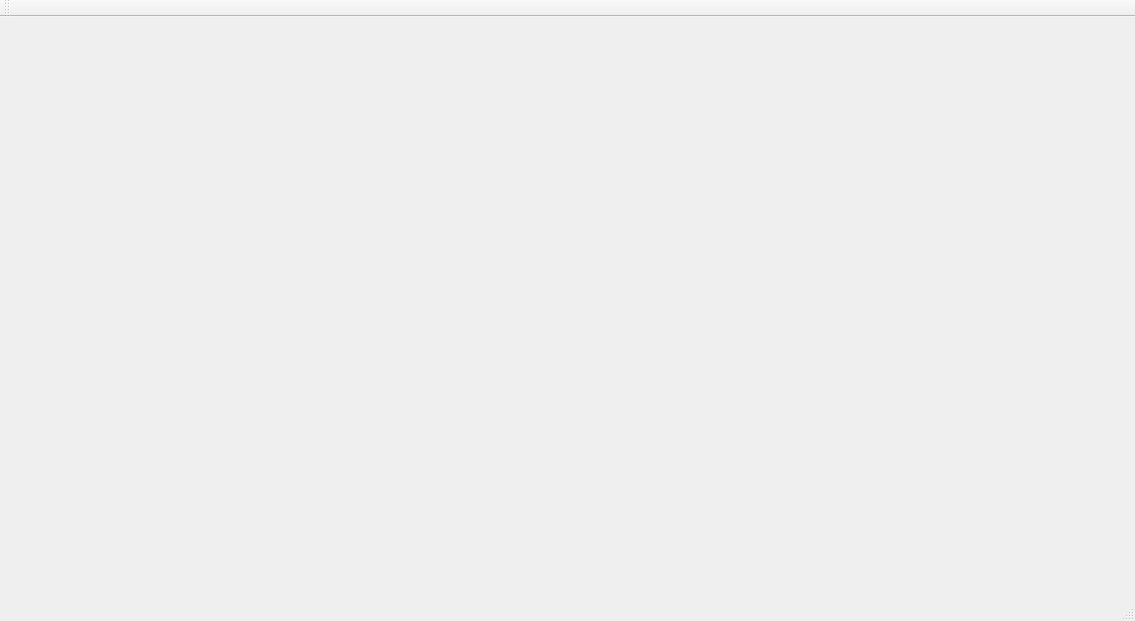
<?xml version="1.0" encoding="UTF-8"?>
<ui version="4.0">
 <class>qtdrwClass</class>
 <widget class="QMainWindow" name="qtdrwClass">
  <property name="geometry">
   <rect>
    <x>0</x>
    <y>0</y>
    <width>1135</width>
    <height>621</height>
   </rect>
  </property>
  <property name="windowTitle">
   <string>qtdrw</string>
  </property>
  <widget class="QWidget" name="centralWidget"/>
  <widget class="QMenuBar" name="menuBar">
   <property name="geometry">
    <rect>
     <x>0</x>
     <y>0</y>
     <width>1135</width>
     <height>26</height>
    </rect>
   </property>
  </widget>
  <widget class="QToolBar" name="mainToolBar">
   <attribute name="toolBarArea">
    <enum>TopToolBarArea</enum>
   </attribute>
   <attribute name="toolBarBreak">
    <bool>false</bool>
   </attribute>
  </widget>
  <widget class="QStatusBar" name="statusBar"/>
 </widget>
 <layoutdefault spacing="6" margin="11"/>
 <resources>
  <include location="qtdrw.qrc"/>
 </resources>
 <connections/>
</ui>
